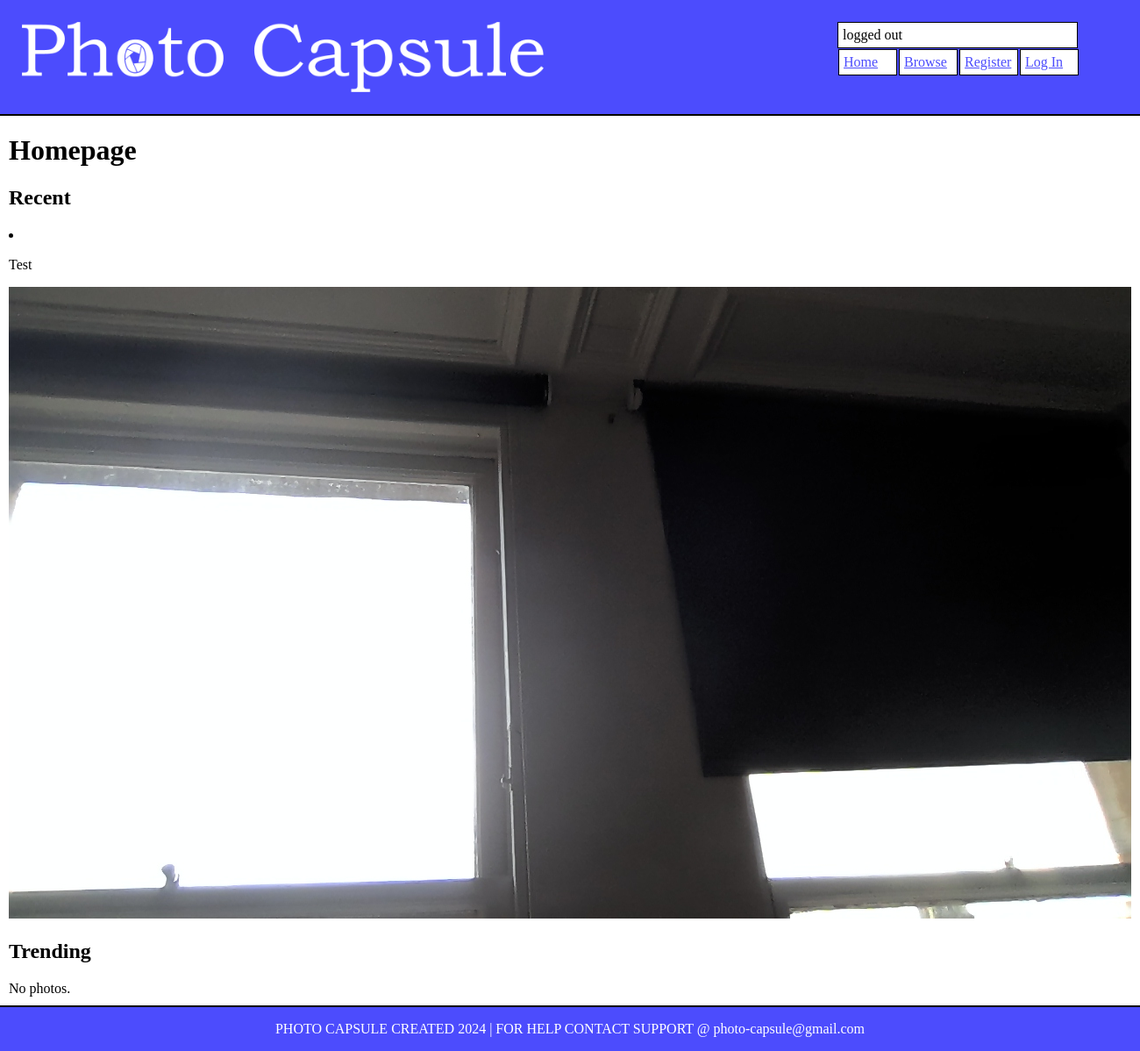
The app's page /, older data.
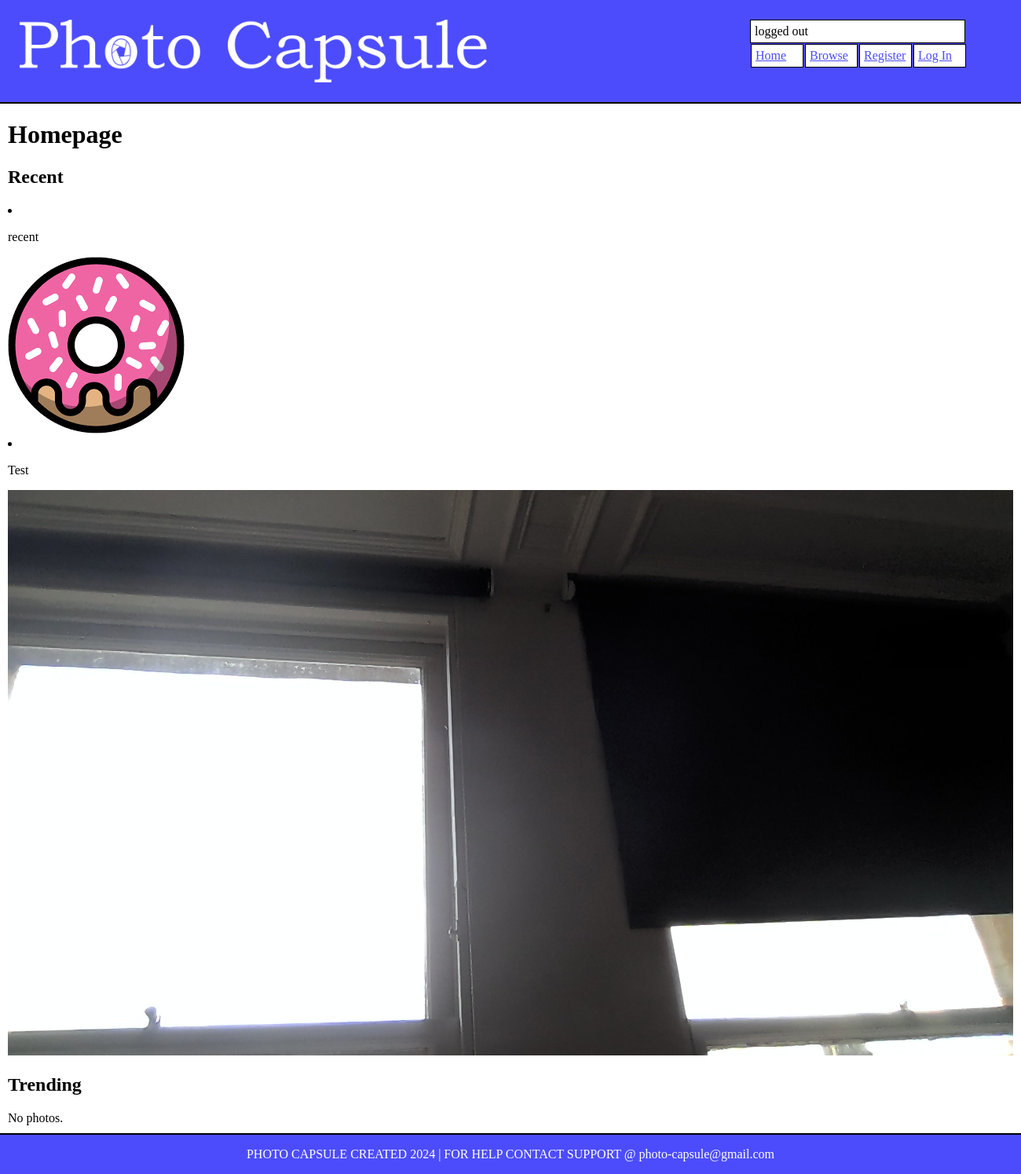
The same page, newer data.
### photocapsule/models.py (models this page shows, shortened)
class Photo(models.Model):
    userID = models.ForeignKey(User, on_delete=models.CASCADE)
    title = models.CharField(max_length=25)
    description = models.CharField(max_length=300)
    image = models.ImageField(upload_to='uploads', blank=False)
    likes = models.IntegerField(default=0)
    uploadDate = models.DateTimeField(auto_now_add=True)

### photocapsule/views.py (the view)
# urls.py: path('', views.index, name='index'),
def index(request):
    context_dict = {}
    context_dict['recent'] = Photo.objects.all().order_by('-uploadDate')[:4]
    context_dict['likes'] = Photo.objects.filter(uploadDate__gte = datetime.now() - timedelta(days=1)).order_by('-likes')[:4]
    return render(request, 'photocapsule/index.html', context=context_dict)

### templates/photocapsule/index.html (shortened to what this page needs)
{% extends 'photocapsule/base.html' %}
{% load staticfiles %}
{% block body_block %}
    <h1>Homepage</h1>
    <h2>Recent</h2>
    {% if recent %}
        {% for photo in recent %}
        <li><p>{{ photo.title }}</p><img id="accountPhoto" src="{{ photo.image.url }}" alt="{{ photo.title }}" /></li>
        {% endfor %}
    {% else %}
        No photos.
    {% endif %}
    <h2>Trending</h2>
    {% if likes %}
        {% for photo in likes %}
        <li><p>{{ photo.title }}</p><img id="accountPhoto" src="{{ photo.image.url }}" alt="{{ photo.title }}" /></li>
        {% endfor %}
    {% else %}
        No photos.
    {% endif %}
{% endblock %}

Row changes from the older to the newer data that the page shows:
added Photo: title "recent", image (picture)
